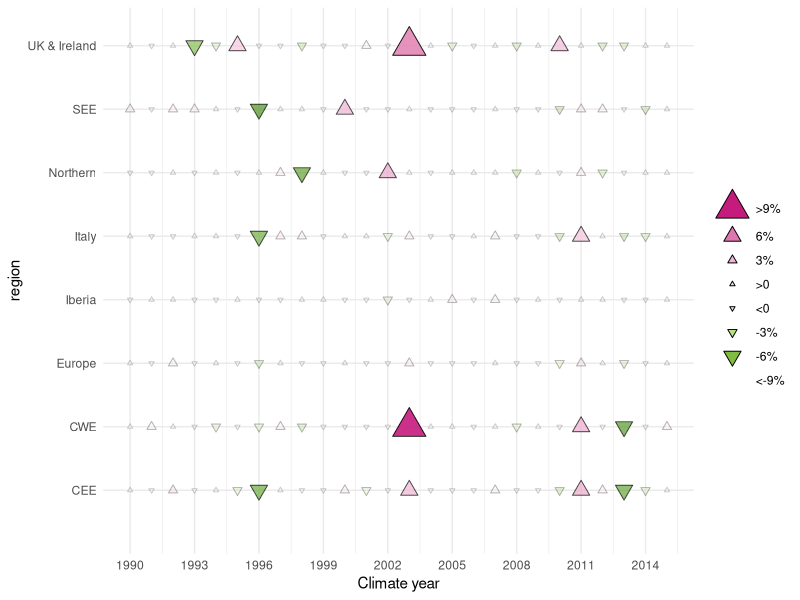

Write the R code that produced this figure.
# This code has been used to generate the figures in the following report:
# De Felice, M., Busch, S., Kanellopoulos, K., Kavvadias, K. and Hidalgo Gonzalez, I.,
# Power system flexibility in a variable climate,
# ISBN 978-92-76-18183-5 (online), doi:10.2760/75312 (online)
# This code is released under Creative Commons Attribution 4.0 International (CC BY 4.0) licence
# (https://creativecommons.org/licenses/by/4.0/).

library(tidyverse)

sel <- read_csv("data_figure06.csv") %>%
  mutate(
    type_deviation = as.factor(type_deviation) %>%
      fct_expand("XLm") %>%
      fct_relevel(c("XLp", "Lp", "Mp", "Sp", "Sm", "Mm", "Lm", "XLm"))
  )

color_palette <- c(
  Europe = "black", CWE = "#286FB7", CEE = "#B9C21F", British_Isles = "#A52576",
  `British Isles` = "#A52576", `UK & Ireland` = "#A52576", Northern = "#00AFAD",
  Iberia = "#7B9522", SEE = "#D93A43", Italy = "#FCAF17"
)

g <- ggplot(sel, aes(
  x = year, y = region, fill = perc_deviation,
  alpha = type_deviation
)) +
  geom_point(aes(size = type_deviation, shape = type_deviation)) +
  scale_shape_manual(
    values = c(24, 24, 24, 24, 25, 25, 25, 25),
    guide = FALSE
  ) +
  scale_size_manual(
    values = c(
      "Sp" = 1, "Mp" = 2, "Lp" = 4, "XLp" = 8,
      "Sm" = 1, "Mm" = 2, "Lm" = 4, "XLm" = 8
    ),
    labels = c(
      ">9%", "6%", "3%", ">0",
      "<0", "-3%", "-6%", "<-9%"
    ),
    name = "", drop = FALSE
  ) +
  scale_alpha_manual(
    values = c(
      "Sm" = 0.2, "Mm" = 0.3, "Lm" = 0.7, "XLm" = 0.9,
      "Sp" = 0.2, "Mp" = 0.3, "Lp" = 0.7, "XLp" = 0.9
    ),
    guide = FALSE
  ) +
  scale_fill_distiller(palette = "PiYG") +
  theme_minimal() +
  guides(
    fill = FALSE,
    size = guide_legend(
      override.aes =
        list(
          shape = c(rep(24, 4), rep(25, 4)),
          fill = RColorBrewer::brewer.pal(8, "PiYG")
        )
    )
  ) +
  scale_x_continuous(breaks = seq(1990, 2015, 3)) +
  expand_limits(y = 0) +
  labs(
    x = "Climate year"
  )
ggsave("figure06.png", width = 7, height = 2.7)
